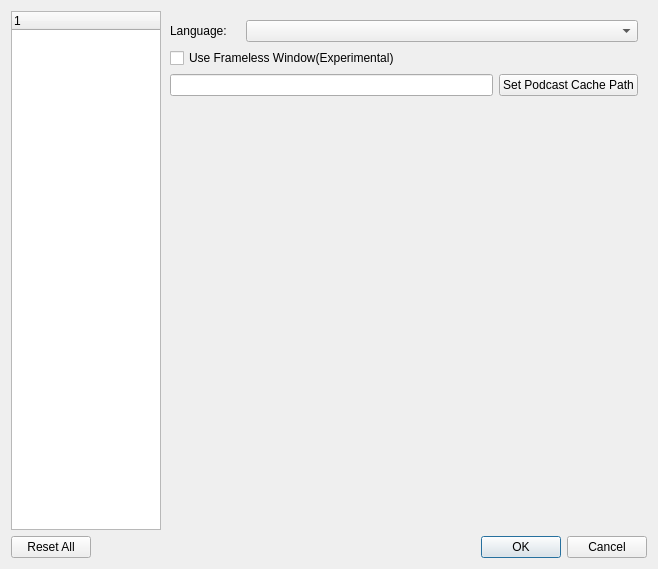
<?xml version="1.0" encoding="UTF-8"?>
<ui version="4.0">
 <class>PreferenceDialog</class>
 <widget class="QFrame" name="PreferenceDialog">
  <property name="geometry">
   <rect>
    <x>0</x>
    <y>0</y>
    <width>658</width>
    <height>569</height>
   </rect>
  </property>
  <property name="focusPolicy">
   <enum>Qt::NoFocus</enum>
  </property>
  <property name="windowTitle">
   <string>Preference</string>
  </property>
  <layout class="QVBoxLayout" name="verticalLayout">
   <item>
    <layout class="QHBoxLayout" name="horizontalLayout">
     <property name="spacing">
      <number>0</number>
     </property>
     <property name="leftMargin">
      <number>0</number>
     </property>
     <property name="topMargin">
      <number>0</number>
     </property>
     <property name="rightMargin">
      <number>0</number>
     </property>
     <property name="bottomMargin">
      <number>0</number>
     </property>
     <item>
      <widget class="QTreeWidget" name="preferenceTreeWidget">
       <property name="sizePolicy">
        <sizepolicy hsizetype="Fixed" vsizetype="Expanding">
         <horstretch>0</horstretch>
         <verstretch>0</verstretch>
        </sizepolicy>
       </property>
       <property name="minimumSize">
        <size>
         <width>150</width>
         <height>0</height>
        </size>
       </property>
       <property name="maximumSize">
        <size>
         <width>150</width>
         <height>16777215</height>
        </size>
       </property>
       <column>
        <property name="text">
         <string notr="true">1</string>
        </property>
       </column>
      </widget>
     </item>
     <item>
      <widget class="QStackedWidget" name="stackedWidget">
       <property name="sizePolicy">
        <sizepolicy hsizetype="Preferred" vsizetype="Preferred">
         <horstretch>2</horstretch>
         <verstretch>0</verstretch>
        </sizepolicy>
       </property>
       <widget class="QWidget" name="playbackPage">
        <layout class="QVBoxLayout" name="verticalLayout_2">
         <item>
          <layout class="QHBoxLayout" name="horizontalLayout_5">
           <item>
            <widget class="QLabel" name="label">
             <property name="maximumSize">
              <size>
               <width>70</width>
               <height>16777215</height>
              </size>
             </property>
             <property name="text">
              <string>Language:</string>
             </property>
            </widget>
           </item>
           <item>
            <widget class="QComboBox" name="langCombo">
             <property name="minimumSize">
              <size>
               <width>200</width>
               <height>0</height>
              </size>
             </property>
            </widget>
           </item>
          </layout>
         </item>
         <item>
          <widget class="QCheckBox" name="enableFramelessWindowCheckBox">
           <property name="text">
            <string>Use Frameless Window(Experimental)</string>
           </property>
          </widget>
         </item>
         <item>
          <layout class="QHBoxLayout" name="horizontalLayout_2">
           <item>
            <widget class="QLineEdit" name="podcastCachePathLineEdit">
             <property name="readOnly">
              <bool>true</bool>
             </property>
            </widget>
           </item>
           <item>
            <widget class="QPushButton" name="setPodcastCacheButton">
             <property name="text">
              <string>Set Podcast Cache Path</string>
             </property>
            </widget>
           </item>
          </layout>
         </item>
         <item>
          <spacer name="verticalSpacer">
           <property name="orientation">
            <enum>Qt::Vertical</enum>
           </property>
           <property name="sizeHint" stdset="0">
            <size>
             <width>20</width>
             <height>40</height>
            </size>
           </property>
          </spacer>
         </item>
        </layout>
       </widget>
       <widget class="QWidget" name="dspManagerPage">
        <layout class="QVBoxLayout" name="verticalLayout_3">
         <item>
          <layout class="QHBoxLayout" name="horizontalLayout_27">
           <item>
            <widget class="QLabel" name="label_23">
             <property name="sizePolicy">
              <sizepolicy hsizetype="Preferred" vsizetype="Preferred">
               <horstretch>1</horstretch>
               <verstretch>0</verstretch>
              </sizepolicy>
             </property>
             <property name="text">
              <string>Resampler:</string>
             </property>
            </widget>
           </item>
           <item>
            <widget class="QComboBox" name="selectResamplerComboBox">
             <property name="sizePolicy">
              <sizepolicy hsizetype="Preferred" vsizetype="Fixed">
               <horstretch>1</horstretch>
               <verstretch>0</verstretch>
              </sizepolicy>
             </property>
             <item>
              <property name="text">
               <string>Disable</string>
              </property>
             </item>
             <item>
              <property name="text">
               <string>Soxr</string>
              </property>
             </item>
             <item>
              <property name="text">
               <string>r8brain (Only support multiple resample)</string>
              </property>
             </item>
            </widget>
           </item>
          </layout>
         </item>
         <item>
          <widget class="QStackedWidget" name="resamplerStackedWidget">
           <widget class="QWidget" name="noneResamplerPage"/>
           <widget class="QWidget" name="soxrResamplerPage">
            <layout class="QVBoxLayout" name="verticalLayout_4">
             <property name="spacing">
              <number>6</number>
             </property>
             <property name="leftMargin">
              <number>0</number>
             </property>
             <property name="topMargin">
              <number>6</number>
             </property>
             <property name="rightMargin">
              <number>0</number>
             </property>
             <property name="bottomMargin">
              <number>0</number>
             </property>
             <item>
              <layout class="QHBoxLayout" name="horizontalLayout_12">
               <item>
                <widget class="QLabel" name="label_2">
                 <property name="maximumSize">
                  <size>
                   <width>80</width>
                   <height>16777215</height>
                  </size>
                 </property>
                 <property name="text">
                  <string>Settings:</string>
                 </property>
                </widget>
               </item>
               <item>
                <widget class="QComboBox" name="soxrSettingCombo"/>
               </item>
               <item>
                <layout class="QHBoxLayout" name="horizontalLayout_10">
                 <item>
                  <widget class="QPushButton" name="saveSoxrSettingBtn">
                   <property name="text">
                    <string>Save</string>
                   </property>
                  </widget>
                 </item>
                 <item>
                  <widget class="QPushButton" name="deleteSoxrSettingBtn">
                   <property name="text">
                    <string>Delete</string>
                   </property>
                  </widget>
                 </item>
                </layout>
               </item>
              </layout>
             </item>
             <item>
              <layout class="QHBoxLayout" name="horizontalLayout_9">
               <item>
                <layout class="QHBoxLayout" name="horizontalLayout_8">
                 <item>
                  <layout class="QHBoxLayout" name="horizontalLayout_6">
                   <item>
                    <widget class="QLabel" name="label_6">
                     <property name="sizePolicy">
                      <sizepolicy hsizetype="Preferred" vsizetype="Preferred">
                       <horstretch>1</horstretch>
                       <verstretch>0</verstretch>
                      </sizepolicy>
                     </property>
                     <property name="text">
                      <string>Target samplerate:</string>
                     </property>
                    </widget>
                   </item>
                   <item>
                    <widget class="QComboBox" name="soxrTargetSampleRateComboBox">
                     <property name="sizePolicy">
                      <sizepolicy hsizetype="Preferred" vsizetype="Fixed">
                       <horstretch>0</horstretch>
                       <verstretch>0</verstretch>
                      </sizepolicy>
                     </property>
                     <item>
                      <property name="text">
                       <string>44100</string>
                      </property>
                     </item>
                     <item>
                      <property name="text">
                       <string>48000</string>
                      </property>
                     </item>
                     <item>
                      <property name="text">
                       <string>88200</string>
                      </property>
                     </item>
                     <item>
                      <property name="text">
                       <string>96000</string>
                      </property>
                     </item>
                     <item>
                      <property name="text">
                       <string>176400</string>
                      </property>
                     </item>
                     <item>
                      <property name="text">
                       <string>192000</string>
                      </property>
                     </item>
                     <item>
                      <property name="text">
                       <string>352800</string>
                      </property>
                     </item>
                     <item>
                      <property name="text">
                       <string>384000</string>
                      </property>
                     </item>
                    </widget>
                   </item>
                   <item>
                    <widget class="QLabel" name="label_7">
                     <property name="text">
                      <string>Hz</string>
                     </property>
                    </widget>
                   </item>
                  </layout>
                 </item>
                </layout>
               </item>
               <item>
                <layout class="QHBoxLayout" name="horizontalLayout_7">
                 <property name="spacing">
                  <number>1</number>
                 </property>
                 <item>
                  <spacer name="horizontalSpacer_3">
                   <property name="orientation">
                    <enum>Qt::Horizontal</enum>
                   </property>
                   <property name="sizeHint" stdset="0">
                    <size>
                     <width>50</width>
                     <height>20</height>
                    </size>
                   </property>
                  </spacer>
                 </item>
                 <item>
                  <widget class="QLabel" name="label_8">
                   <property name="sizePolicy">
                    <sizepolicy hsizetype="Preferred" vsizetype="Preferred">
                     <horstretch>0</horstretch>
                     <verstretch>0</verstretch>
                    </sizepolicy>
                   </property>
                   <property name="text">
                    <string>Quality:</string>
                   </property>
                  </widget>
                 </item>
                 <item>
                  <widget class="QComboBox" name="soxrResampleQualityComboBox">
                   <property name="sizePolicy">
                    <sizepolicy hsizetype="Preferred" vsizetype="Fixed">
                     <horstretch>0</horstretch>
                     <verstretch>0</verstretch>
                    </sizepolicy>
                   </property>
                   <item>
                    <property name="text">
                     <string>Low</string>
                    </property>
                   </item>
                   <item>
                    <property name="text">
                     <string>Medium</string>
                    </property>
                   </item>
                   <item>
                    <property name="text">
                     <string>High Quality</string>
                    </property>
                   </item>
                   <item>
                    <property name="text">
                     <string>Very High Quality</string>
                    </property>
                   </item>
                   <item>
                    <property name="text">
                     <string>Ultra High Quality</string>
                    </property>
                   </item>
                  </widget>
                 </item>
                 <item>
                  <spacer name="horizontalSpacer">
                   <property name="orientation">
                    <enum>Qt::Horizontal</enum>
                   </property>
                   <property name="sizeHint" stdset="0">
                    <size>
                     <width>50</width>
                     <height>20</height>
                    </size>
                   </property>
                  </spacer>
                 </item>
                </layout>
               </item>
              </layout>
             </item>
             <item>
              <layout class="QHBoxLayout" name="horizontalLayout_11"/>
             </item>
             <item>
              <widget class="QGroupBox" name="groupBox_2">
               <property name="minimumSize">
                <size>
                 <width>0</width>
                 <height>50</height>
                </size>
               </property>
               <property name="title">
                <string>Passsband:</string>
               </property>
               <layout class="QVBoxLayout" name="verticalLayout_7">
                <property name="spacing">
                 <number>0</number>
                </property>
                <item>
                 <widget class="QSlider" name="soxrPassbandSlider">
                  <property name="minimum">
                   <number>1</number>
                  </property>
                  <property name="maximum">
                   <number>99</number>
                  </property>
                  <property name="singleStep">
                   <number>1</number>
                  </property>
                  <property name="pageStep">
                   <number>1</number>
                  </property>
                  <property name="sliderPosition">
                   <number>90</number>
                  </property>
                  <property name="orientation">
                   <enum>Qt::Horizontal</enum>
                  </property>
                  <property name="tickPosition">
                   <enum>QSlider::TicksBelow</enum>
                  </property>
                  <property name="tickInterval">
                   <number>5</number>
                  </property>
                 </widget>
                </item>
                <item>
                 <widget class="QLabel" name="soxrPassbandValue">
                  <property name="text">
                   <string>90%</string>
                  </property>
                  <property name="alignment">
                   <set>Qt::AlignCenter</set>
                  </property>
                 </widget>
                </item>
               </layout>
              </widget>
             </item>
             <item>
              <widget class="QGroupBox" name="groupBox_3">
               <property name="minimumSize">
                <size>
                 <width>0</width>
                 <height>50</height>
                </size>
               </property>
               <property name="title">
                <string>Phase:</string>
               </property>
               <layout class="QVBoxLayout" name="verticalLayout_8">
                <property name="spacing">
                 <number>0</number>
                </property>
                <item>
                 <widget class="QSlider" name="soxrPhaseSlider">
                  <property name="minimum">
                   <number>0</number>
                  </property>
                  <property name="maximum">
                   <number>50</number>
                  </property>
                  <property name="sliderPosition">
                   <number>45</number>
                  </property>
                  <property name="orientation">
                   <enum>Qt::Horizontal</enum>
                  </property>
                  <property name="tickPosition">
                   <enum>QSlider::TicksBelow</enum>
                  </property>
                  <property name="tickInterval">
                   <number>1</number>
                  </property>
                 </widget>
                </item>
                <item>
                 <widget class="QLabel" name="soxrPhaseValue">
                  <property name="text">
                   <string>45%</string>
                  </property>
                  <property name="alignment">
                   <set>Qt::AlignCenter</set>
                  </property>
                 </widget>
                </item>
               </layout>
              </widget>
             </item>
             <item>
              <widget class="QCheckBox" name="enableSteepFilterBox">
               <property name="text">
                <string>Enable Steep Filter</string>
               </property>
              </widget>
             </item>
             <item>
              <spacer name="verticalSpacer_4">
               <property name="orientation">
                <enum>Qt::Vertical</enum>
               </property>
               <property name="sizeHint" stdset="0">
                <size>
                 <width>20</width>
                 <height>40</height>
                </size>
               </property>
              </spacer>
             </item>
            </layout>
           </widget>
          </widget>
         </item>
        </layout>
       </widget>
      </widget>
     </item>
    </layout>
   </item>
   <item>
    <layout class="QHBoxLayout" name="horizontalLayout_13">
     <item>
      <widget class="QPushButton" name="resetAllButton">
       <property name="text">
        <string>Reset All</string>
       </property>
      </widget>
     </item>
     <item>
      <widget class="QDialogButtonBox" name="buttonBox">
       <property name="orientation">
        <enum>Qt::Horizontal</enum>
       </property>
       <property name="standardButtons">
        <set>QDialogButtonBox::Cancel|QDialogButtonBox::Ok</set>
       </property>
      </widget>
     </item>
    </layout>
   </item>
  </layout>
 </widget>
 <resources/>
 <connections/>
</ui>
